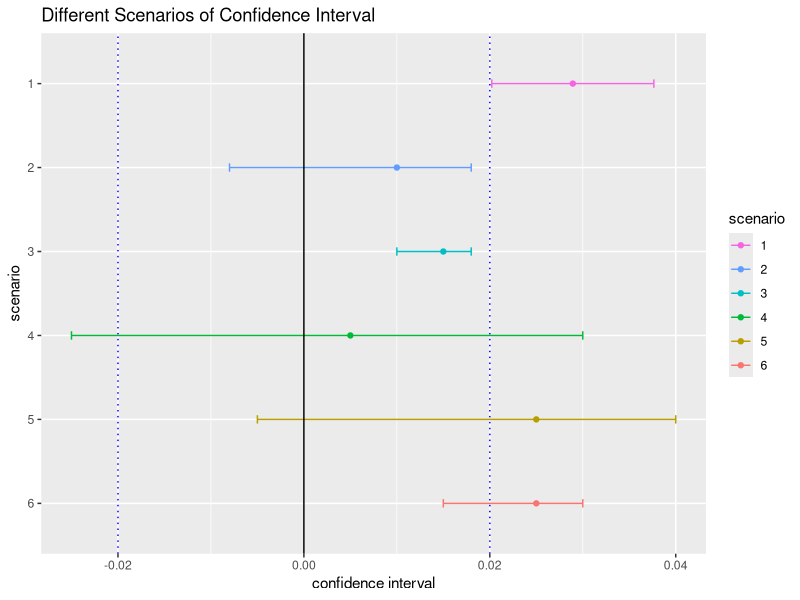

This figure's R source:
## ---- chunk 1

# parameters
baseline  <- 0.1
delta 	  <- 0.02
power 	  <- 0.8
sig_level <- 0.05

result <- power.prop.test( p1 = baseline, p2 = baseline + delta, 
				 		   power = power, sig.level = sig_level,
				 		   alternative = "two.sided" )
result

## ---- chunk 2

# parameters 
count_control 	 <- 974
sizes_control 	 <- 10072
count_experiment <- 1242
sizes_experiment <- 9886

ABTest <- function( count_control = count_control, 
					sizes_control = sizes_control,
					count_experiment = count_experiment, 
					sizes_experiment = sizes_experiment )
{
	# probability of each group 
	p_control <- count_control / sizes_control
	p_experiment <- count_experiment / sizes_experiment

	# @p : pooled probability
	# @std_error pooled standard deviation (error ) 
	p <- ( count_control + count_experiment ) / ( sizes_experiment + sizes_control )
	std_error <- sqrt( p * ( 1 - p ) * ( 1 / sizes_control + 1 / sizes_experiment ) )

	# 95 percent confidence interval's z score = 1.96
	difference <- p_experiment - p_control
	confidence <- difference + c( -1, 1 ) * 1.96 * std_error

	return( data.frame( lower = confidence[1], 
						mean  = difference,
						upper = confidence[2] ) )
}

confidence <- ABTest( count_control = count_control, 
					  sizes_control = sizes_control,
					  count_experiment = count_experiment, 
					  sizes_experiment = sizes_experiment )

## ---- chunk 3

# fixed artifical plot
# using delta = 0.02 as the minimum detectable boundary 
library(ggplot2)

scenario <- as.character(2:6)
lower <- c( -0.008, 0.01, -0.025, -0.005, 0.015   )
mean  <- c( 0.01, 0.015, 0.005, 0.025, 0.025 )
upper <- c( 0.018, 0.018, 0.03, 0.04, 0.03 )

examples <- data.frame( scenario, lower, mean, upper )
examples <- rbind( cbind( scenario = "1", confidence ), examples )
examples$scenario <- factor( examples$scenario, levels = as.character(6:1) )

ggplot( examples, aes( mean, scenario, color = scenario ) ) + 
geom_point() + 
geom_errorbarh( aes( xmin = lower, xmax = upper ), height = 0.1 ) + 
geom_vline( xintercept = 0, color = "black" ) + 
geom_vline( xintercept = delta, color = "blue", linetype = "dotted" ) + 
geom_vline( xintercept = -delta, color = "blue", linetype = "dotted" ) +
scale_color_discrete( breaks = as.character(1:6) ) +  
labs( title = "Different Scenarios of Confidence Interval",
	  x = "confidence interval" )

## ---- chunk 4

sessionInfo()

